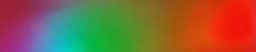
#> input picture recorte_rojo_prueba.png, 128 x 26 px, found by its file name (shown 2 times larger)
$ python imagen_Recortada_A_Grafica.py
#> lines starting #> are read from the running program, lines starting #| are printed output that depends on the picture
from PIL import Image
import numpy as np
import matplotlib.pyplot as plt
import matplotlib.colors as mcolors
import os

# Ruta de la imagen
image_path = r'C:\Users\thebl\OneDrive\Escritorio\Espectrofotometro_Celular\recorte_rojo_prueba.png'
image = Image.open(image_path)
#> image is the input picture: PIL image 128x26 RGBA; mean R, G, B, A 135.3, 98, 62.4, 255

# Extraer el nombre del archivo sin la ruta
filename = os.path.basename(image_path)

# Convertir la imagen a escala de grises para detectar la intensidad
gray_image = image.convert('L')
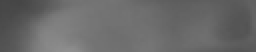
#> gray_image: PIL image 128x26 L (shown 2 times larger); min 70, max 143, mean 105.1
gray_array = np.array(gray_image)

# Calcular la intensidad promedio en el eje Y
intensity_profile = np.mean(gray_array, axis=0)
#> intensity_profile = 128 values, max 126 at index 32, min 76.27 at index 0, mean 105.1

# Crear los valores del eje X de acuerdo al tamaño de la imagen
x = np.arange(len(intensity_profile))
#> x = 128 values from 0 to 127

# Crear un gradiente de colores para el espectro visible (de morado a rojo)
colors = ["#8B00FF", "#4B0082", "#0000FF", "#00FF00", "#FFFF00", "#FF7F00", "#FF0000"]
cmap = mcolors.LinearSegmentedColormap.from_list("spectrum", colors)

# Graficar el perfil de intensidad con el gradiente de color
plt.figure(figsize=(10, 6))
scatter = plt.scatter(x, intensity_profile, c=x, cmap=cmap, marker='o', edgecolor='none')
plt.plot(intensity_profile, color='black', alpha=0.3)  # Línea de guía en negro para la forma
plt.title(f'Perfil de Intensidad del Espectro - {filename}')
plt.xlabel('Posición (longitud de onda aproximada)')
plt.ylabel('Intensidad')

# Añadir una barra de color como referencia del espectro
plt.colorbar(scatter, orientation='horizontal', label='Color del espectro')
plt.grid(True)

plt.show()
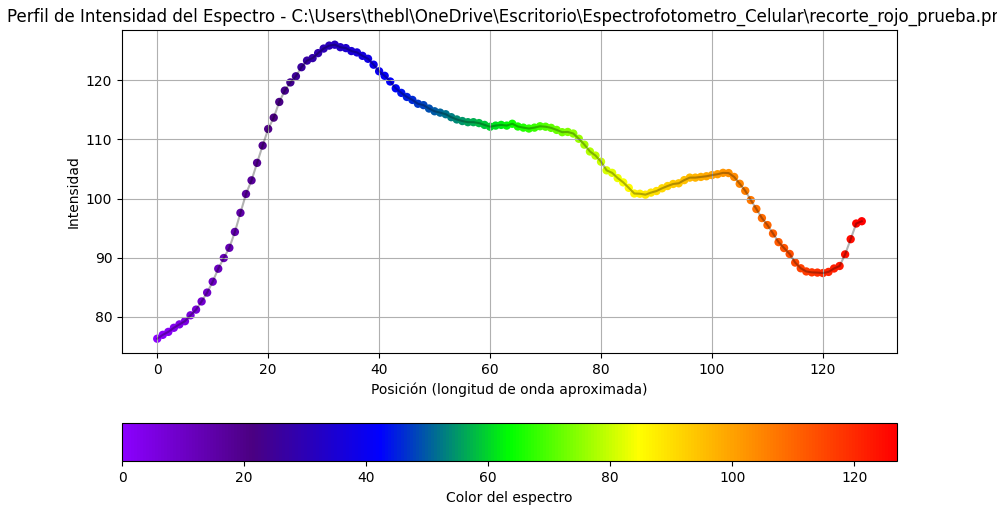
#> figure drawn by matplotlib, 2 panels; panel 1: curve peaks at x = 32, y = 126
